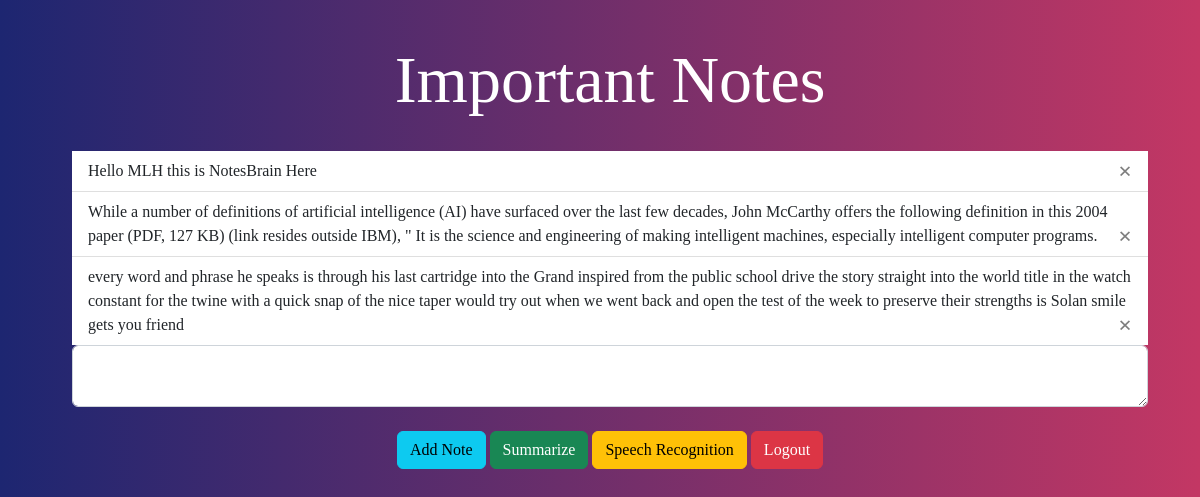
The app's page / (signed in) with its own data.
### website/models.py (models this page shows)
class Note(db.Model):
    id = db.Column(db.Integer, primary_key=True)
    data = db.Column(db.String(10000))
    date = db.Column(db.DateTime(timezone=True), default=func.now())
    user_id = db.Column(db.Integer, db.ForeignKey('user.id'))

### website/views.py (the view, shortened to what this page needs)
@views.route('/', methods=['GET', 'POST'])
@login_required
def home():
    return render_template("home.html", user=current_user)

### website/__init__.py (called while the page is built)
def create_app():
    app = Flask(__name__)
    app.config['SECRET_KEY'] = 'Password'
    app.config['SQLALCHEMY_DATABASE_URI'] = f'sqlite:///{DB_NAME}'
    db.init_app(app)
    from .views import views
    from .auth import auth
    app.register_blueprint(views, url_prefix='/')
    app.register_blueprint(auth, url_prefix='/')
    from .models import User, Note
    with app.app_context():
        db.create_all()
    login_manager = LoginManager()
    login_manager.login_view = 'auth.login'
    login_manager.init_app(app)
    @login_manager.user_loader
    def load_user(id):
        return User.query.get(int(id))
    return app

### website/templates/home.html
{% extends "base.html" %} {% block title %}Home{% endblock %} {% block content
%}
<body class = "bg-changes" id="Notes-font">
<h1 align="center" id="h1content"> Important Notes </h1>
<br>
<ul class="list-group list-group-flush" id="notes">
  {% for note in user.notes %}
  <li class="list-group-item">
    {{ note.data }}
    <button type="button" class="close" onClick="deleteNote({{ note.id }})">
      <span aria-hidden="true">&times;</span>
    </button>
  </li>
  {% endfor %}
</ul>
<form action= "/" method="POST">
  <textarea name="note" id="note" class="form-control"></textarea>
  <br/>
  <div align="center">
    <button type="submit" class="btn btn-info">Add Note</button>
    <button type="submit" class="btn btn-success">Summarize</button>
    <button type="submit" class="btn btn-warning"><a class="nav-item nav-link" id="speechText" href="/speech-recognition">Speech Recognition</a></button>
    <button type="submit" class="btn btn-danger"><a class="nav-item nav-link" id="logout" href="/logout">Logout</a></button>
  </div>
</form>
</body>
{% endblock %}

### website/templates/base.html (shortened to what this page needs)
<!DOCTYPE html>
<html>
  <head>
    <link rel="stylesheet" href="https://stackpath.bootstrapcdn.com/bootstrap/4.4.1/css/bootstrap.min.css"/>
    <link rel="stylesheet" href="https://stackpath.bootstrapcdn.com/font-awesome/4.7.0/css/font-awesome.min.css"/>
    <link rel="stylesheet" href="https://unicons.iconscout.com/release/v4.0.0/css/line.css">
    <link rel="stylesheet" type="text/css" href="{{url_for('static',filename = 'css/style.css')}}">
    <link href="https://cdn.jsdelivr.net/npm/bootstrap@5.2.1/dist/css/bootstrap.min.css" rel="stylesheet">
  </head>
  <body>
    <div class="container">{% block content %} {% endblock %}</div>
  </body>
</html>

### website/static/css/style.css (style rules this page uses)
.bg-changes { background: #C33764; background: -webkit-linear-gradient(to right, #1D2671, #C33764); background: linear-gradient(to right, #1D2671, #C33764); padding-left: 20px; margin: 40px; }
#h1content { font-family: fangsong; font-size: 66px; color: white; }
#Notes-font { font-family: fangsong; }

### records on screen
Note: data "Hello MLH this is NotesBrain Here"
Note: data "While a number of definitions of artificial intelligence (AI) have surfaced over the last few decades, John McCarthy offers the following definition in this 2004 paper (PDF, 127 KB) (link resides outside IBM), \" It is the science and engineering of making intelligent machines, especially intelligent computer programs."
Note: data "every word and phrase he speaks is through his last cartridge into the Grand inspired from the public school drive the story straight into the world title in the watch constant for the twine with a quick snap of the nice taper would try out when we went back and open the test of the week to preserve their strengths is Solan smile gets you friend"
